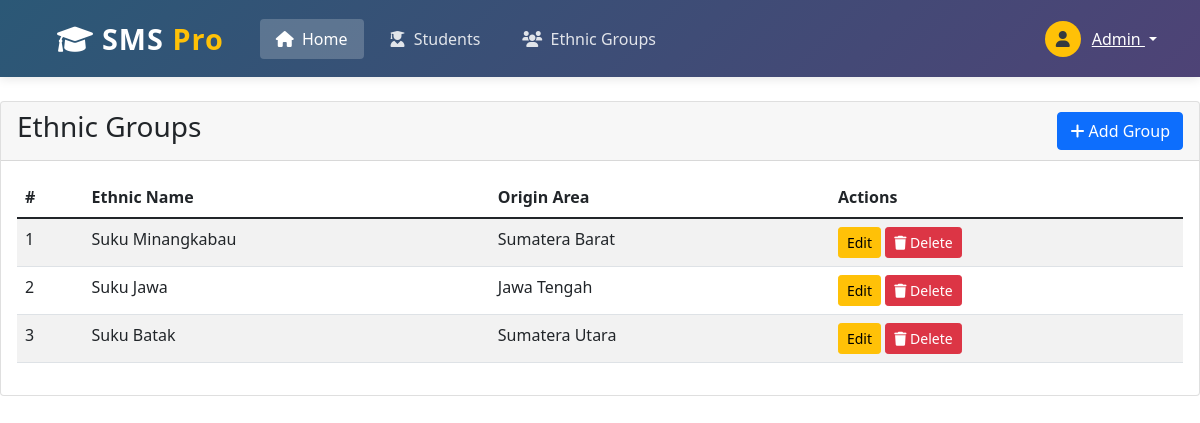
Page /tp_9/index.php?page=suku on the committed database.
### tables this page shows
CREATE TABLE `suku_asal` (
  `id_suku` int(11) NOT NULL,
  `nama_suku` varchar(100) NOT NULL,
  `asal_daerah` varchar(100) DEFAULT NULL
);

### tp_9/controller/SukuController.php (called while the page is built, shortened)
<?php
require_once 'model/Suku.php';
class SukuController {
    public function index() {
        $sukuList = Suku::getAll();
        include 'view/suku/index.php';
    }
}

### tp_9/model/Suku.php (called while the page is built, shortened)
<?php
class Suku {
    public static function getAll() {
        $conn = Connection::getInstance();
        $stmt = $conn->query("SELECT * FROM suku_asal");
        return $stmt->fetchAll(PDO::FETCH_ASSOC);
    }
}

### tp_9/view/suku/index.php (the view, shortened to what this page needs)
<?php include $_SERVER['DOCUMENT_ROOT'] . '/tp_9/templates/header.php'; ?>
<div class="card">
    <div class="card-header d-flex justify-content-between align-items-center">
        <h3>Ethnic Groups</h3>
        <a href="/tp_9/index.php?page=suku&action=create" class="btn btn-primary">
            <i class="fas fa-plus"></i> Add Group
        </a>
    </div>
    <div class="card-body">
        <table class="table table-striped table-hover">
            <thead>
                <tr>
                    <th>#</th>
                    <th>Ethnic Name</th>
                    <th>Origin Area</th>
                    <th>Actions</th>
                </tr>
            </thead>
            <tbody>
                <?php foreach($sukuList as $index => $suku): ?>
                <tr>
                    <td><?= $index + 1 ?></td>
                    <td><?= htmlspecialchars($suku['nama_suku']) ?></td>
                    <td><?= htmlspecialchars($suku['asal_daerah']) ?></td>
                    <td>
                    <a href="index.php?page=suku&action=edit&id=<?= $suku['id_suku'] ?>" class="btn btn-sm btn-warning">Edit</a>
                    <form action="index.php?page=suku&action=delete" method="POST" style="display:inline;">
                        <button type="submit" class="btn btn-sm btn-danger" onclick="return confirm('Delete this ethnic group?')">
                            <i class="fas fa-trash"></i> Delete
                        </button>
                    </form>
                    </td>
                </tr>
                <?php endforeach; ?>
            </tbody>
        </table>
    </div>
</div>
<?php include $_SERVER['DOCUMENT_ROOT'] . '/tp_9/templates/footer.php'; ?>

### rows in the picture
suku_asal: nama_suku "Suku Minangkabau", asal_daerah "Sumatera Barat"
suku_asal: nama_suku "Suku Jawa", asal_daerah "Jawa Tengah"
suku_asal: nama_suku "Suku Batak", asal_daerah "Sumatera Utara"
